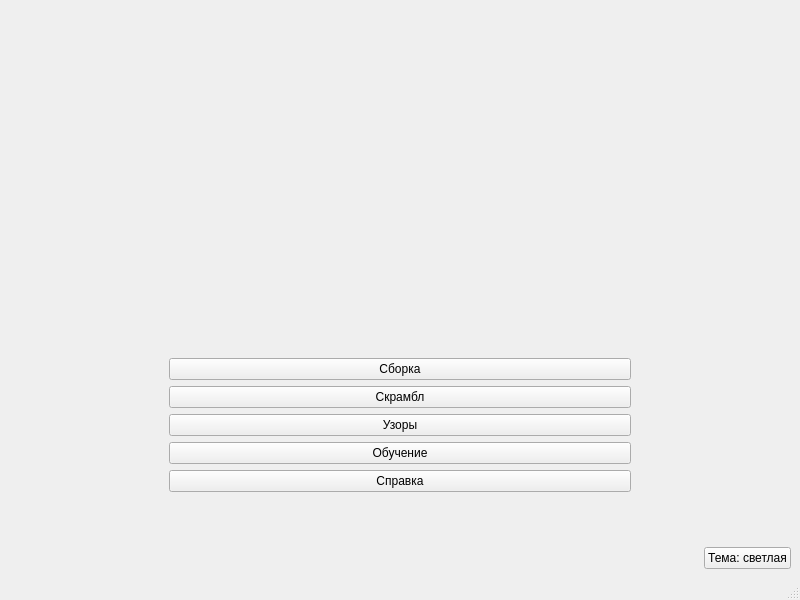
<?xml version="1.0" encoding="UTF-8"?>
<ui version="4.0">
 <class>main_window_design</class>
 <widget class="QMainWindow" name="main_window_design">
  <property name="geometry">
   <rect>
    <x>0</x>
    <y>0</y>
    <width>800</width>
    <height>600</height>
   </rect>
  </property>
  <property name="windowTitle">
   <string>MainWindow</string>
  </property>
  <widget class="QWidget" name="centralwidget">
   <layout class="QVBoxLayout" name="verticalLayout_2">
    <item>
     <widget class="QLabel" name="logo_label">
      <property name="text">
       <string/>
      </property>
      <property name="pixmap">
       <pixmap>../../../pythonProjects/Cubing-Robot/images/cubing_robot_logo.png</pixmap>
      </property>
      <property name="alignment">
       <set>Qt::AlignCenter</set>
      </property>
     </widget>
    </item>
    <item>
     <layout class="QVBoxLayout" name="verticalLayout">
      <property name="spacing">
       <number>6</number>
      </property>
      <item>
       <layout class="QHBoxLayout" name="horizontalLayout">
        <item>
         <spacer name="horizontalSpacer">
          <property name="orientation">
           <enum>Qt::Horizontal</enum>
          </property>
          <property name="sizeType">
           <enum>QSizePolicy::Fixed</enum>
          </property>
          <property name="sizeHint" stdset="0">
           <size>
            <width>160</width>
            <height>20</height>
           </size>
          </property>
         </spacer>
        </item>
        <item>
         <widget class="QPushButton" name="solving_button">
          <property name="text">
           <string>Сборка</string>
          </property>
         </widget>
        </item>
        <item>
         <spacer name="horizontalSpacer_5">
          <property name="orientation">
           <enum>Qt::Horizontal</enum>
          </property>
          <property name="sizeType">
           <enum>QSizePolicy::Fixed</enum>
          </property>
          <property name="sizeHint" stdset="0">
           <size>
            <width>160</width>
            <height>20</height>
           </size>
          </property>
         </spacer>
        </item>
       </layout>
      </item>
      <item>
       <layout class="QHBoxLayout" name="horizontalLayout_5">
        <item>
         <spacer name="horizontalSpacer_9">
          <property name="orientation">
           <enum>Qt::Horizontal</enum>
          </property>
          <property name="sizeType">
           <enum>QSizePolicy::Fixed</enum>
          </property>
          <property name="sizeHint" stdset="0">
           <size>
            <width>160</width>
            <height>20</height>
           </size>
          </property>
         </spacer>
        </item>
        <item>
         <widget class="QPushButton" name="scramble_button_2">
          <property name="text">
           <string>Скрамбл</string>
          </property>
         </widget>
        </item>
        <item>
         <spacer name="horizontalSpacer_10">
          <property name="orientation">
           <enum>Qt::Horizontal</enum>
          </property>
          <property name="sizeType">
           <enum>QSizePolicy::Fixed</enum>
          </property>
          <property name="sizeHint" stdset="0">
           <size>
            <width>160</width>
            <height>20</height>
           </size>
          </property>
         </spacer>
        </item>
       </layout>
      </item>
      <item>
       <layout class="QHBoxLayout" name="horizontalLayout_2">
        <item>
         <spacer name="horizontalSpacer_2">
          <property name="orientation">
           <enum>Qt::Horizontal</enum>
          </property>
          <property name="sizeType">
           <enum>QSizePolicy::Fixed</enum>
          </property>
          <property name="sizeHint" stdset="0">
           <size>
            <width>160</width>
            <height>20</height>
           </size>
          </property>
         </spacer>
        </item>
        <item>
         <widget class="QPushButton" name="pattern_button">
          <property name="text">
           <string>Узоры</string>
          </property>
         </widget>
        </item>
        <item>
         <spacer name="horizontalSpacer_6">
          <property name="orientation">
           <enum>Qt::Horizontal</enum>
          </property>
          <property name="sizeType">
           <enum>QSizePolicy::Fixed</enum>
          </property>
          <property name="sizeHint" stdset="0">
           <size>
            <width>160</width>
            <height>20</height>
           </size>
          </property>
         </spacer>
        </item>
       </layout>
      </item>
      <item>
       <layout class="QHBoxLayout" name="horizontalLayout_3">
        <item>
         <spacer name="horizontalSpacer_3">
          <property name="orientation">
           <enum>Qt::Horizontal</enum>
          </property>
          <property name="sizeType">
           <enum>QSizePolicy::Fixed</enum>
          </property>
          <property name="sizeHint" stdset="0">
           <size>
            <width>160</width>
            <height>20</height>
           </size>
          </property>
         </spacer>
        </item>
        <item>
         <widget class="QPushButton" name="learning_button">
          <property name="text">
           <string>Обучение</string>
          </property>
         </widget>
        </item>
        <item>
         <spacer name="horizontalSpacer_7">
          <property name="orientation">
           <enum>Qt::Horizontal</enum>
          </property>
          <property name="sizeType">
           <enum>QSizePolicy::Fixed</enum>
          </property>
          <property name="sizeHint" stdset="0">
           <size>
            <width>160</width>
            <height>20</height>
           </size>
          </property>
         </spacer>
        </item>
       </layout>
      </item>
      <item>
       <layout class="QHBoxLayout" name="horizontalLayout_4">
        <item>
         <spacer name="horizontalSpacer_4">
          <property name="orientation">
           <enum>Qt::Horizontal</enum>
          </property>
          <property name="sizeType">
           <enum>QSizePolicy::Fixed</enum>
          </property>
          <property name="sizeHint" stdset="0">
           <size>
            <width>160</width>
            <height>20</height>
           </size>
          </property>
         </spacer>
        </item>
        <item>
         <widget class="QPushButton" name="reference_button">
          <property name="text">
           <string>Справка</string>
          </property>
         </widget>
        </item>
        <item>
         <spacer name="horizontalSpacer_8">
          <property name="orientation">
           <enum>Qt::Horizontal</enum>
          </property>
          <property name="sizeType">
           <enum>QSizePolicy::Fixed</enum>
          </property>
          <property name="sizeHint" stdset="0">
           <size>
            <width>160</width>
            <height>20</height>
           </size>
          </property>
         </spacer>
        </item>
       </layout>
      </item>
     </layout>
    </item>
    <item>
     <spacer name="verticalSpacer">
      <property name="orientation">
       <enum>Qt::Vertical</enum>
      </property>
      <property name="sizeType">
       <enum>QSizePolicy::Fixed</enum>
      </property>
      <property name="sizeHint" stdset="0">
       <size>
        <width>20</width>
        <height>49</height>
       </size>
      </property>
     </spacer>
    </item>
    <item>
     <layout class="QHBoxLayout" name="horizontalLayout_6">
      <item>
       <spacer name="horizontalSpacer_11">
        <property name="orientation">
         <enum>Qt::Horizontal</enum>
        </property>
        <property name="sizeHint" stdset="0">
         <size>
          <width>40</width>
          <height>20</height>
         </size>
        </property>
       </spacer>
      </item>
      <item>
       <widget class="QPushButton" name="pushButton">
        <property name="text">
         <string>Тема: светлая</string>
        </property>
       </widget>
      </item>
     </layout>
    </item>
   </layout>
  </widget>
  <widget class="QMenuBar" name="menubar">
   <property name="geometry">
    <rect>
     <x>0</x>
     <y>0</y>
     <width>800</width>
     <height>26</height>
    </rect>
   </property>
  </widget>
  <widget class="QStatusBar" name="statusbar"/>
 </widget>
 <resources/>
 <connections/>
</ui>
